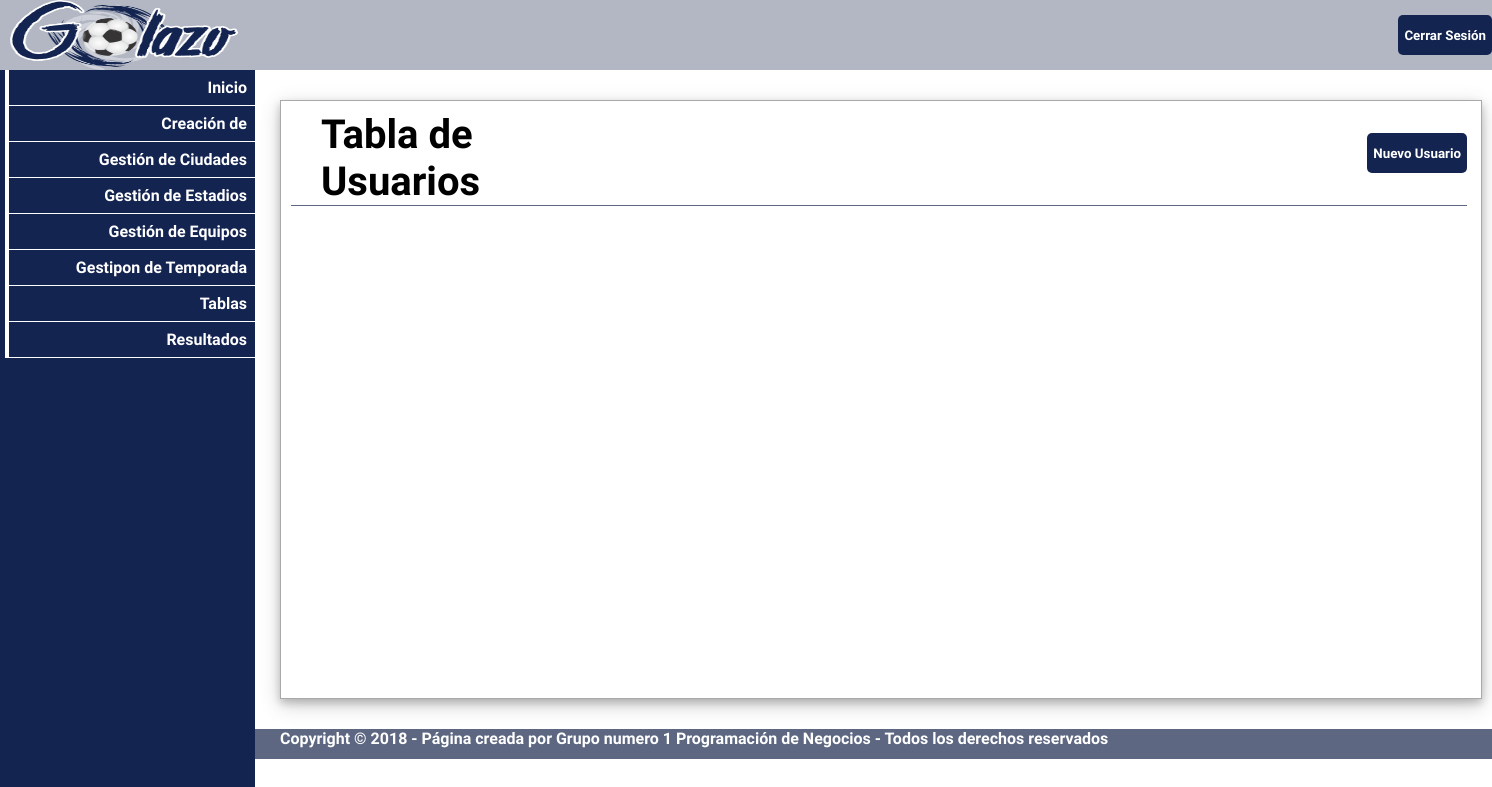
Before: /php/usuarios.php with the older database file.
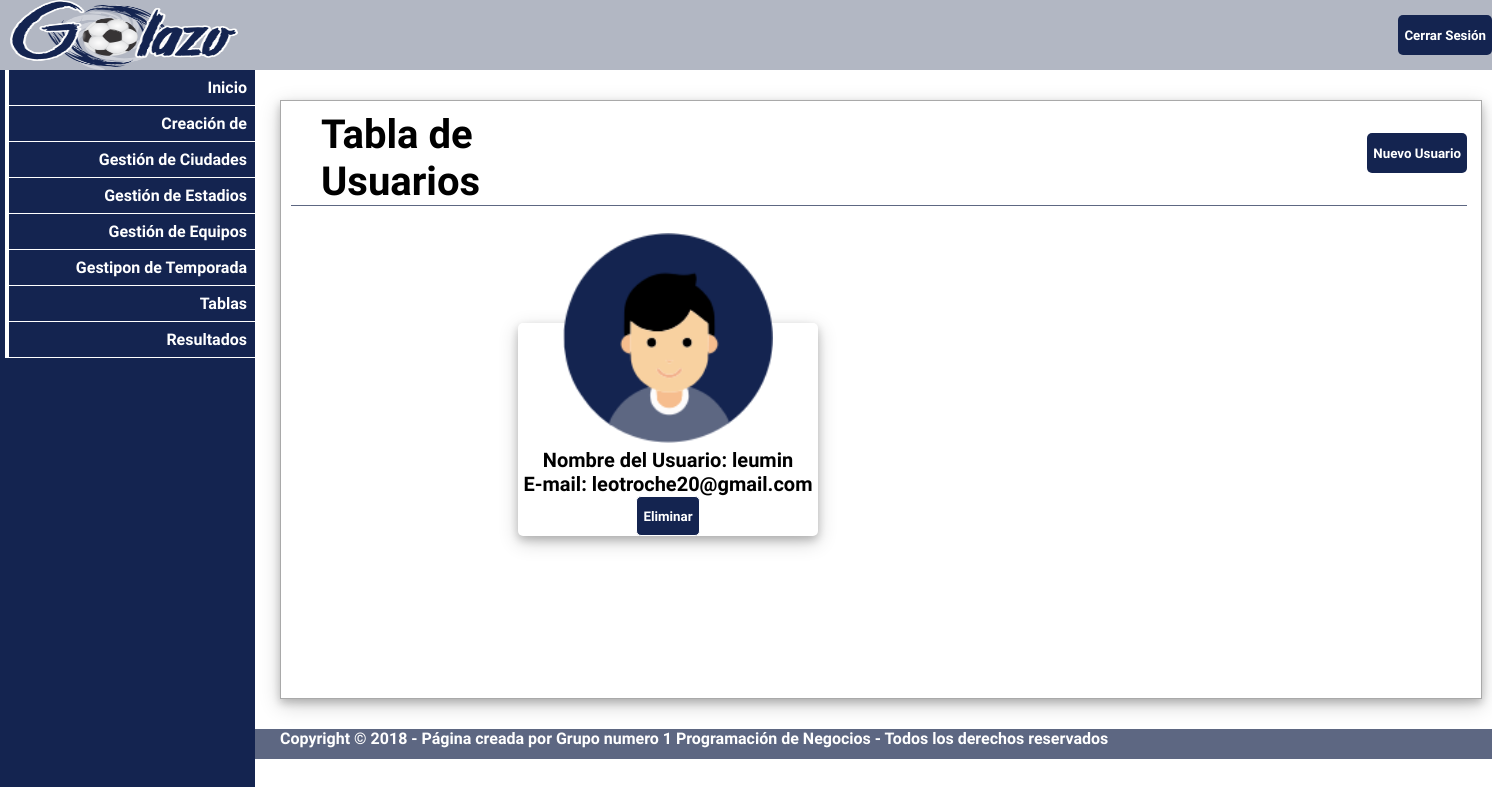
After: the same page with the newer database file.
### tables this page shows
CREATE TABLE `usuarios` (
  `id_usuarios` int(11) NOT NULL AUTO_INCREMENT,
  `nombre` varchar(45) NOT NULL,
  `apellido` varchar(45) NOT NULL,
  `nombre_usuario` varchar(45) NOT NULL,
  `clave` varchar(45) NOT NULL,
  `correo` varchar(45) NOT NULL,
  PRIMARY KEY (`id_usuarios`)
);

### php/usuarios.php (the view, shortened to what this page needs)
<?php
require_once '../conexion.php';
$usuarios = $pdo->query("Select *  from usuarios", PDO::FETCH_ASSOC);
?>
<!DOCTYPE html>
<html lang="en">
<head>
    <link rel="stylesheet" href="../css/estilos.css">
</head>
<body>
<header class="encabezado">
    <img src="../img/golazo.png" alt="" class="logo" onclick=" location = '../inicio.php'">
    <input type="submit" value="Cerrar Sesión" onclick=" location = '../cerrar.php'" class="cerrar">
</header>
<section class="workspace">
    <nav class="navbar">
        <ul id="barra">
            <li><a href="../inicio.php"> Inicio</a></li>
            <li><a href="#"> Creación de  </a>
            </li>
            <li><a href="ciudad.php"> Gestión de Ciudades </a></li>
            <li><a href="estadio.php"> Gestión de Estadios </a></li>
            <li><a href="equipos.php"> Gestión de Equipos </a></li>
            <li><a href="temporada.php"> Gestipon de Temporada </a></li>
            <li><a href="#"> Tablas</a>
            </li>
            <li><a href="resultados.php"> Resultados </a></li>
        </ul>
    </nav>
    <section class="contenedor">
        <div class="general">
            <h1>Tabla de Usuarios</h1>
            <input type="submit" value="Nuevo Usuario" onclick=" location = 'NuevoUsuario.php'">
        </div>
        <div class="equipos">
            <?php foreach ($usuarios as $usuario): ?>
                <div class="contequipo" style="height: 5%">
                    <img src="../img/user.png" alt="" width="70%" height="80%" style="margin-top: -90px">
                    <div class="fechas" style="font-size: 100%"><?php echo "Nombre del Usuario: " . $usuario['nombre'] . "<br>" . "E-mail: " . $usuario['correo'] ?></div>
                    <div class="eliminar"><input style="margin: 0" type="submit" value="Eliminar" onclick="location='detalle_equipo.php?codigo=<?php echo $equi['id_equipo']?> &operacion=eliminar'"></div>
                </div>
            <?php endforeach;?>
        </div>
    </section>
</section>
<footer class="pie">
    <p>Copyright &copy; 2018 - Página creada por Grupo numero 1 Programación de Negocios - Todos los derechos reservados</p>
</footer>
</body>
</html>

Changed rows visible on the page:
added usuarios: nombre "leumin", correo "leotroche20@gmail.com"
